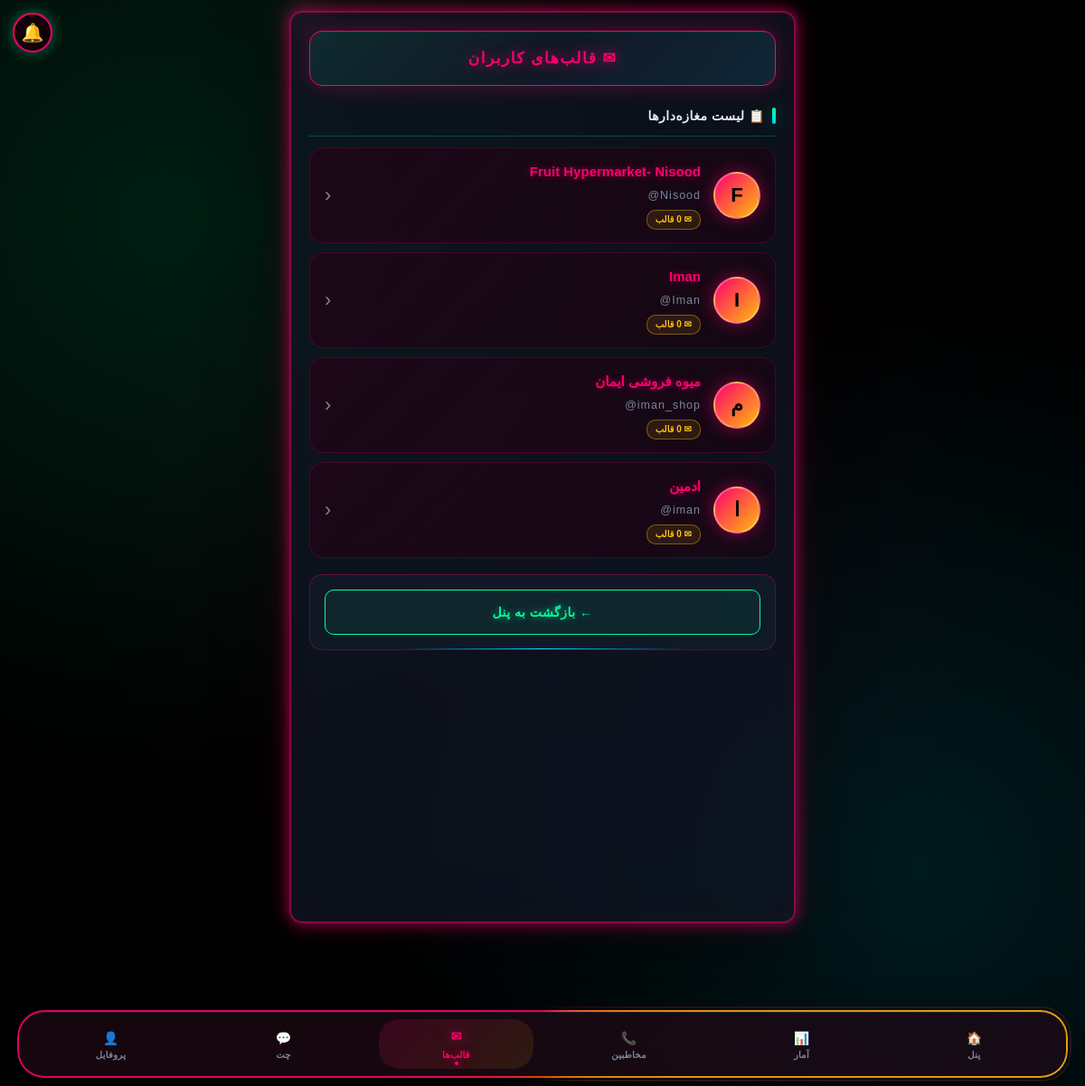
Page /admin/templates (signed in) on the earlier database version.
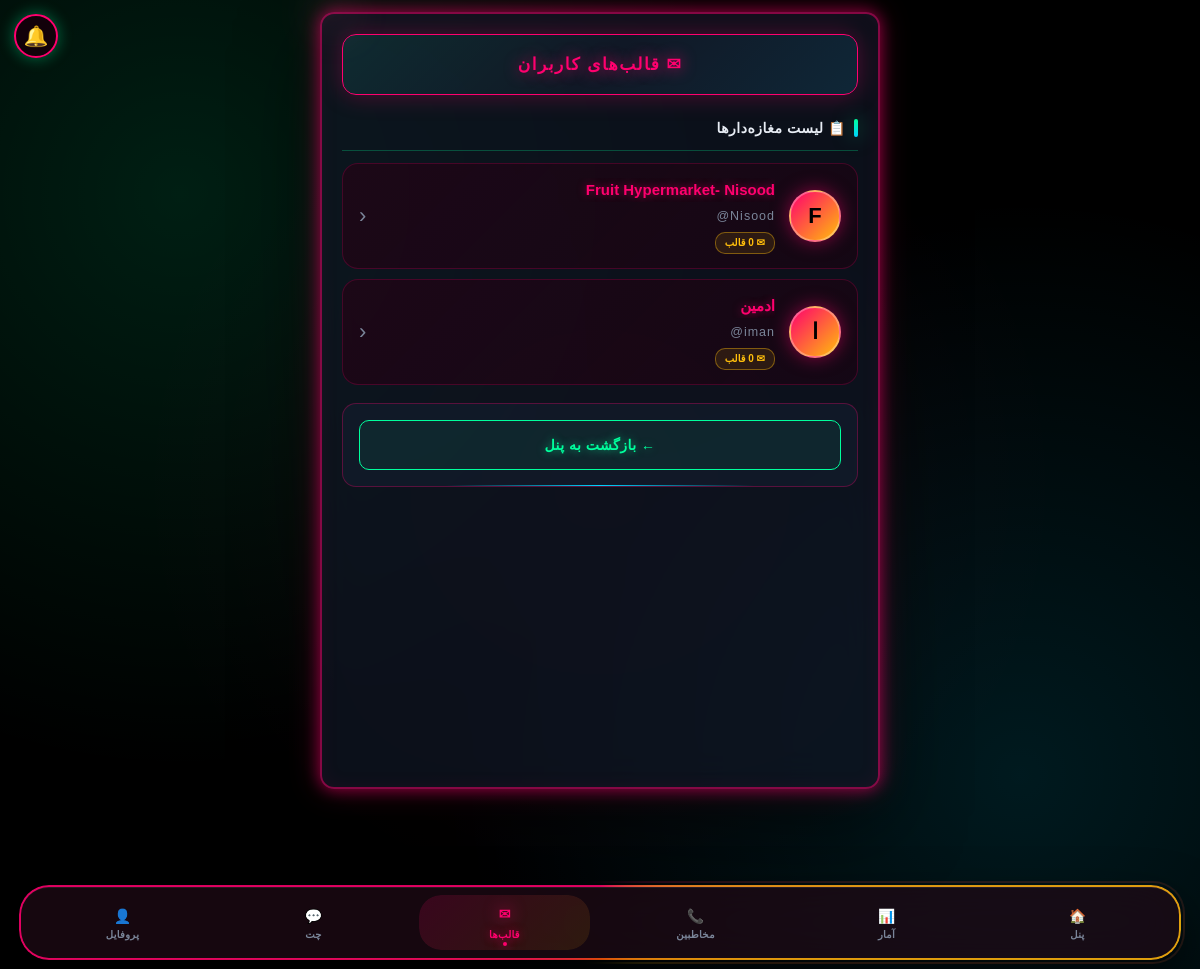
Same page on the later database version.
### tables this page shows
CREATE TABLE users (
        id INTEGER PRIMARY KEY AUTOINCREMENT,
        username TEXT UNIQUE NOT NULL,
        password TEXT NOT NULL,
        shop_name TEXT,
        phone TEXT,
        start_date TIMESTAMP DEFAULT CURRENT_TIMESTAMP,
        end_date TIMESTAMP,
        status TEXT DEFAULT 'active',
        created_at TIMESTAMP DEFAULT CURRENT_TIMESTAMP, sms_limit INTEGER DEFAULT 1000, theme TEXT DEFAULT 'neon', shop_image TEXT DEFAULT '', shop_banner TEXT DEFAULT '', shop_code TEXT);

### app.py (the view)
@app.route("/admin/templates")
@admin_required
def admin_templates_list():
    raw = get_all_users()
    users = [{"id": u[0], "username": u[1], "shop_name": u[3],
              "templates_count": count_templates(u[0])} for u in raw]
    return render_template("admin_templates_list.html", users=users,
        total_users=len(users), unread_chat=count_unread_for_admin())

### app.py (called while the page is built)
@app.context_processor
def inject_global_settings():
    try:
        if session.get("is_admin"):
            s = get_admin_settings()
        elif session.get("user_id"):
            s = get_user_settings(session["user_id"])
        else:
            s = {"avatar": None, "bg": None, "theme": "neon"}
    except Exception:
        s = {"avatar": None, "bg": None, "theme": "neon"}
    return {"current_settings": s}

@app.after_request
def _security_headers(response):
    if response.content_type and 'text/html' in response.content_type:
        response.headers["Cache-Control"] = "no-store, no-cache, must-revalidate, max-age=0"
        response.headers["Pragma"] = "no-cache"
        response.headers["Expires"] = "0"
    """هدرهای امنیتی"""
    response.headers["X-Content-Type-Options"] = "nosniff"
    response.headers["X-Frame-Options"] = "SAMEORIGIN"
    response.headers["X-XSS-Protection"] = "1; mode=block"
    response.headers["Referrer-Policy"] = "no-referrer"
    response.headers["Permissions-Policy"] = "geolocation=(), microphone=(), camera=()"
    return response

### database.py (called while the page is built)
def get_admin_settings():
    return get_user_settings(ADMIN_ID)

### templates/admin_templates_list.html (shortened to what this page needs)
<!DOCTYPE html>
<html lang="fa" dir="rtl">
<head>
<link rel="stylesheet" href="/static/style.css">
<link href="https://cdn.jsdelivr.net/gh/rastikerdar/vazirmatn@v33.003/Vazirmatn-font-face.css" rel="stylesheet">
<link rel="stylesheet" href="/static/scroll-fix.css"><link rel="icon" type="image/png" href="/static/icons/icon-192.png"><link rel="apple-touch-icon" href="/static/apple-touch-icon.png"></head>
<body class="matrix-bg admin-view">
<div class="container">
<div class="header-bar red-header">
<div class="header-title red-title">✉ قالب‌های کاربران</div>
</div>
<h2>📋 لیست مغازه‌دارها</h2>
<div class="contacts-list">
{% for u in users %}
<a href="/admin/templates/{{ u.id }}" class="contact-card" style="text-decoration:none;color:inherit;">
<div class="contact-avatar">{{ (u.shop_name or u.username)[0] }}</div>
<div class="contact-info">
<div class="contact-name">{{ u.shop_name or u.username }}</div>
<div class="contact-phone">@{{ u.username }}</div>
<div class="contact-group" style="background:rgba(255,190,11,0.1);color:#ffbe0b;border-color:rgba(255,190,11,0.4);">
✉ {{ u.templates_count }} قالب
</div>
</div>
<div class="contact-actions">
<span style="font-size:22px;color:#7a8599;">‹</span>
</div>
</a>
{% endfor %}
</div>
<div class="footer-box">
<div class="footer-actions">
<a href="/admin/dashboard" class="btn-nav">← بازگشت به پنل</a>
</div>
</div>
</div>
<nav class="bottom-nav">
<a href="/admin/dashboard" class="nav-item">
<span class="nav-icon">🏠</span><span class="nav-label">پنل</span>
</a>
<a href="/admin/stats" class="nav-item">
<span class="nav-icon">📊</span><span class="nav-label">آمار</span>
</a>
<a href="/admin/contacts" class="nav-item">
<span class="nav-icon">📞</span><span class="nav-label">مخاطبین</span>
</a>
<a href="/admin/templates" class="nav-item active">
<span class="nav-icon">✉</span><span class="nav-label">قالب‌ها</span>
</a>
<a href="/admin/chat" class="nav-item">
<span class="nav-icon">💬</span><span class="nav-label">چت</span>
</a>
<a href="/admin/profile" class="nav-item">
<span class="nav-icon">👤</span><span class="nav-label">پروفایل</span>
</a>
</nav>
<a href="#" id="notifBellLink" class="notif-bell" title="اعلان‌ها">
🔔
</a>
</body>
</html>

Differences in the rows shown:
removed users: shop_name "I", shop_name "Iman", username "Iman", templates_count "0"
removed users: shop_name "م", shop_name "میوه فروشی ایمان", username "iman_shop", templates_count "0"
